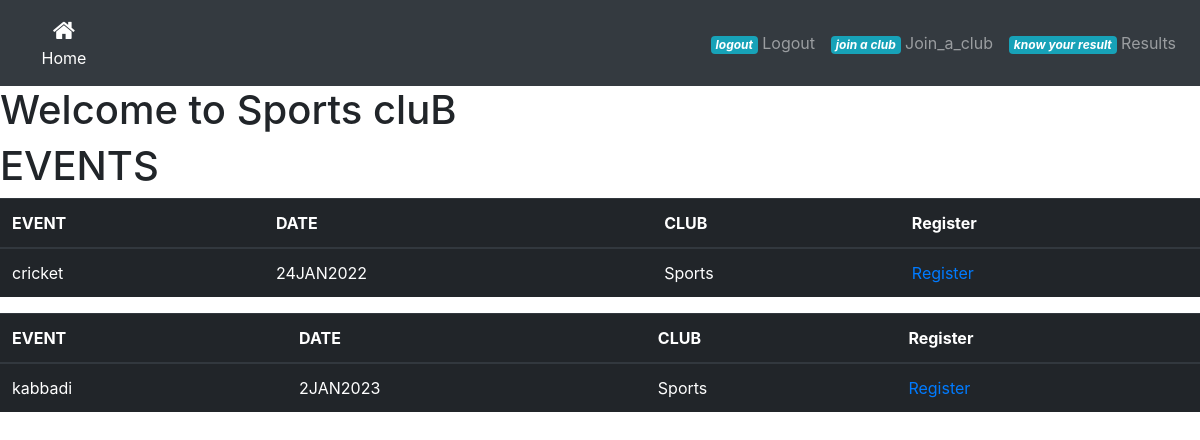
/sportsclub, run on an earlier commit of the app's database.
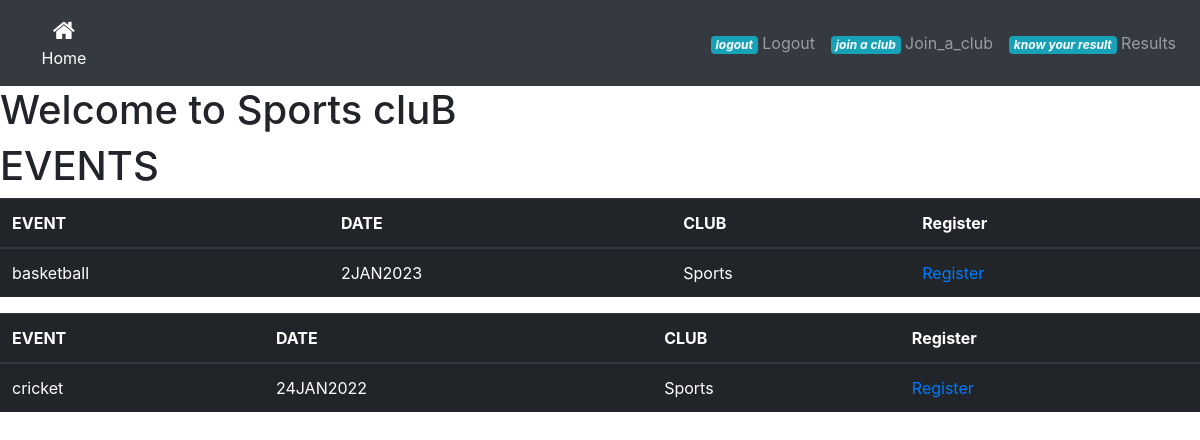
And on a later commit of the database.
### app.py (models this page shows, shortened)
class Event(db.Model,UserMixin):
    id=db.Column(db.Integer,primary_key=True)
    event_name=db.Column(db.String(50),nullable=False ,unique=True)
    date_created=db.Column(db.String(100))
    club_name=db.Column(db.String(100),nullable=False)

### app.py (the view)
@login_required
@app.route('/sportsclub')
def sportsclub():
    event_info=Event.query
    list=[]
    for i in event_info:
        if i.club_name=='Sports':
            list.append(i)
    return render_template('sportsclub.html',list=list)

### templates/sportsclub.html (shortened to what this page needs)
<!DOCTYPE html>
<html lang="en">
<head>
    <link rel="stylesheet" href="../static/css/navbar.css">
</head>
<body>
    <link href="//maxcdn.bootstrapcdn.com/bootstrap/4.1.1/css/bootstrap.min.css" rel="stylesheet" id="bootstrap-css">
<nav class="navbar navbar-icon-top navbar-expand-lg navbar-dark bg-dark">
  <div class="collapse navbar-collapse" id="navbarSupportedContent">
    <ul class="navbar-nav mr-auto">
      <li class="nav-item active">
        <a class="nav-link" href="{{url_for('dashboard')}}">
          <i class="fa fa-home"></i>
          Home
          </a>
      </li>
    </ul>
    <ul class="navbar-nav ">
      <li class="nav-item">
        <a class="nav-link" href="{{url_for('logout')}}">
          <i class="logout">
            <span class="badge badge-info">logout</span>
          </i>
          Logout
        </a>
      </li>
    </ul> <ul class="navbar-nav ">
      <li class="nav-item">
        <a class="nav-link" href="{{url_for('join_a_club',username=stu_name)}}">
          <i class="Club">
            <span class="badge badge-info">join a club</span>
          </i>
          Join_a_club
        </a>
      </li>
    </ul>
    <ul class="navbar-nav ">
      <li class="nav-item">
        <a class="nav-link" href="{{url_for('resultevent')}}">
          <i class="result">
            <span class="badge badge-info">know your result</span>
          </i>
          Results
        </a>
      </li>
    </ul>
  </div>
</nav>
    <h1>Welcome to Sports cluB</h1>
    <h1>EVENTS</h1>
    {% for i in list %}
    <table class="table table-dark">
      <thead>
        <tr>
          <th>EVENT</th>
          <th>DATE</th>
          <th>CLUB</th>
          <th>Register</th>
        </tr>
      </thead>
      <tbody>
        <tr>
          <td>{{i.event_name}}</td>
          <td>{{i.date_created}}</td>
          <td>{{i.club_name}}</td>
          <td><a href="{{url_for('participant',event_name=i.event_name)}}">Register</a></td>
    </table>
  {% endfor %}
</body>
</html>

What changed in the data, as far as the page shows it:
removed Event: event_name "kabbadi", date_created "2JAN2023", club_name "Sports"
added Event: event_name "basketball", date_created "2JAN2023", club_name "Sports"
